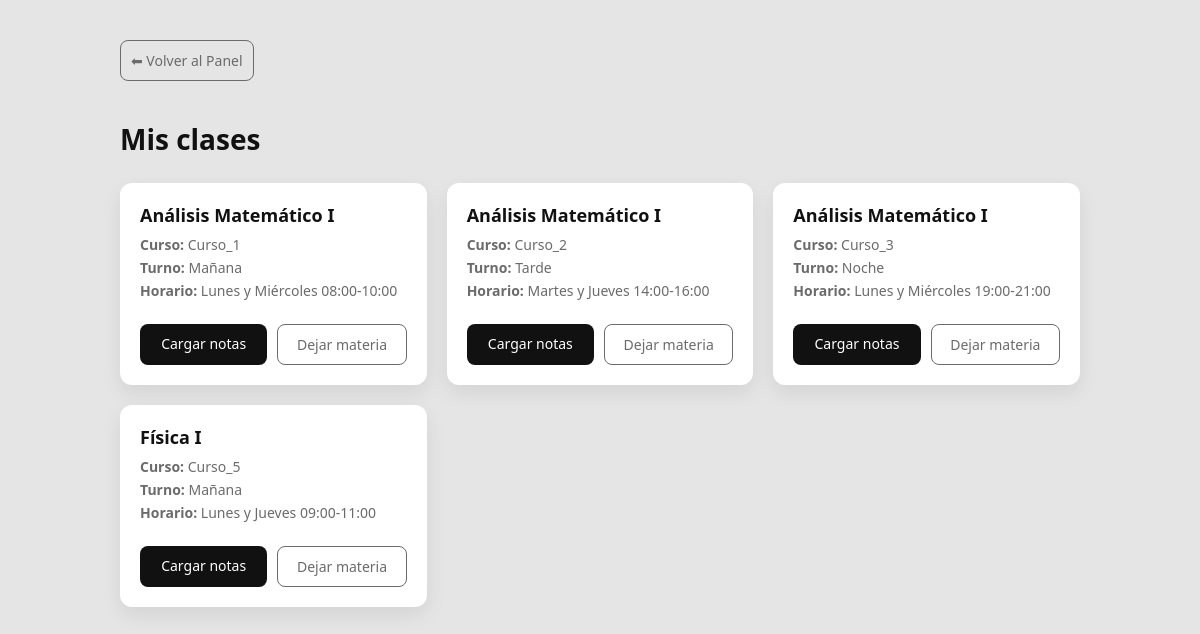
The app's page /profesores/mis-clases/ (signed in), older data.
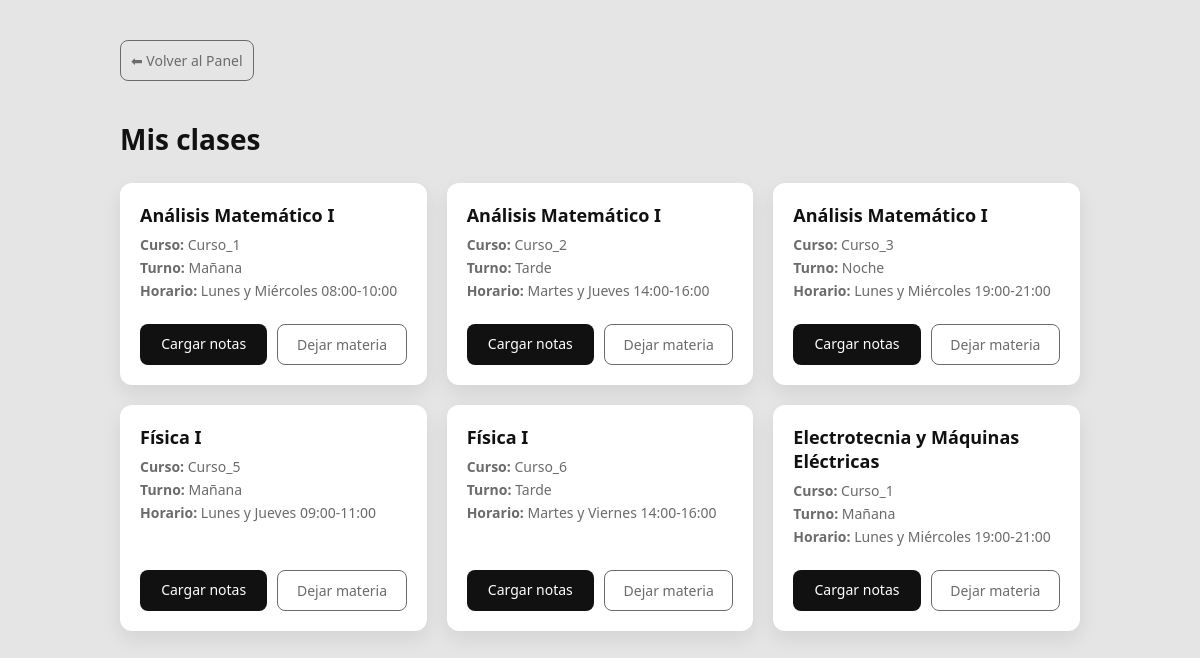
The same page, newer data.
### UTN/models.py (models this page shows, shortened)
class ProfesorMateriaCurso(models.Model):
    id_profesor_mc = models.AutoField(primary_key=True)
    profesor = models.ForeignKey(
        Profesor,
        on_delete=models.CASCADE,
        related_name='materias_asignadas'
    )
    materia_curso = models.ForeignKey(
        MateriaCurso,
        on_delete=models.CASCADE,
        related_name='profesores'
    )
    class Meta:
        unique_together = ('profesor', 'materia_curso')

class MateriaCurso(models.Model):
    id_materia_curso = models.AutoField(primary_key=True)
    curso = models.ForeignKey(Curso, on_delete=models.CASCADE, related_name='materias')
    materia = models.ForeignKey(Materia, on_delete=models.CASCADE, related_name='cursos_ofrecidos')
    Opciones_Turno = [
        ('manana', 'Mañana'),
        ('tarde', 'Tarde'),
        ('noche', 'Noche'),
    ]
    turno_cursado = models.CharField(max_length=10, choices=Opciones_Turno)
    horario = models.CharField(max_length=50)
    modulo = models.CharField(max_length=50)
    grupo = models.CharField(max_length=50, null=True, blank=True)

class Materia(models.Model):
    nombre = models.CharField(max_length=100, default="")
    sigla = models.CharField(max_length=10, primary_key=True)
    ciclo_lectivo = models.PositiveIntegerField()
    correlativas_requeridas = models.ManyToManyField('self', blank=True, symmetrical=False, related_name='materias_que_la_requieren', verbose_name='Materias Correlativas Requeridas')
    def get_carreras_admin(self):
        """
        Genera una cadena de texto HTML para mostrar en el Admin con las carreras y sus IDs.
        """
        carreras = self.carreramateria_set.select_related('carrera').all()
        info_carreras = []
        for cm in carreras:
            info_carreras.append(f"{cm.carrera.nombre} (ID: **{cm.carrera.id_carrera}**)")
        return mark_safe("<br>".join(info_carreras))
    get_carreras_admin.short_description = 'Carreras Asociadas'

class Curso(models.Model):
    id_curso = models.AutoField(primary_key=True)
    nombre = models.CharField(max_length=50)
    nivel = models.CharField(max_length=20)
    numero = models.PositiveIntegerField()

### UTN/views.py (the view)
# urls.py: path("profesores/mis-clases/", mis_clases, name="mis_clases"),
@login_required
def mis_clases(request):
    profesor = request.user.profesor
    asignaciones = ProfesorMateriaCurso.objects.filter(
        profesor=profesor
    ).select_related("materia_curso", "materia_curso__materia", "materia_curso__curso")
    return render(request, "profesores/mis_clases.html", {
        "asignaciones": asignaciones
    })

### UTN/templates/profesores/mis_clases.html (shortened to what this page needs)
<!DOCTYPE html>
<html lang="es">
<head>
</head>
<body>
<div class="container">
    <a
    href="{% url 'dashboard' request.user.profesor.pk %}"
    class="btn btn-salir"
    style="margin-bottom:20px; display:inline-block;"
    >
        ⬅ Volver al Panel
    </a>
    <h1>Mis clases</h1>
    {% if asignaciones %}
        <div class="grid">
            {% for asignacion in asignaciones %}
                <div class="card">
                    <div>
                        <h2>{{ asignacion.materia_curso.materia.nombre }}</h2>
                        <p><strong>Curso:</strong> {{ asignacion.materia_curso.curso.nombre }}</p>
                        <p><strong>Turno:</strong> {{ asignacion.materia_curso.get_turno_cursado_display }}</p>
                        <p><strong>Horario:</strong> {{ asignacion.materia_curso.horario }}</p>
                    </div>
                    <div class="acciones">
                        <a
                            href="{% url 'cargar_nota' asignacion.materia_curso.id_materia_curso %}"
                            class="btn btn-notas"
                        >
                            Cargar notas
                        </a>
                        <a
                            href="{% url 'desasignar_materia' asignacion.materia_curso.id_materia_curso %}"
                            class="btn btn-salir"
                            onclick="return confirm('¿Seguro que querés dejar de dar esta materia?');"
                        >
                            Dejar materia
                        </a>
                    </div>
                </div>
            {% endfor %}
        </div>
    {% else %}
        <div class="empty">
            <h2>No tenés materias asignadas</h2>
            <p>Asignate una materia para comenzar.</p>
        </div>
    {% endif %}
</div>
</body>
</html>

Row changes from the older to the newer data that the page shows:
added ProfesorMateriaCurso: materia_curso.materia.nombre "Física I", materia_curso.curso.nombre "Curso_6", materia_curso.turno_cursado "Tarde", materia_curso.horario "Martes y Viernes 14:00-16:00"
added ProfesorMateriaCurso: materia_curso.materia.nombre "Electrotecnia y Máquinas Eléctricas", materia_curso.curso.nombre "Curso_1", materia_curso.turno_cursado "Mañana", materia_curso.horario "Lunes y Miércoles 19:00-21:00"
